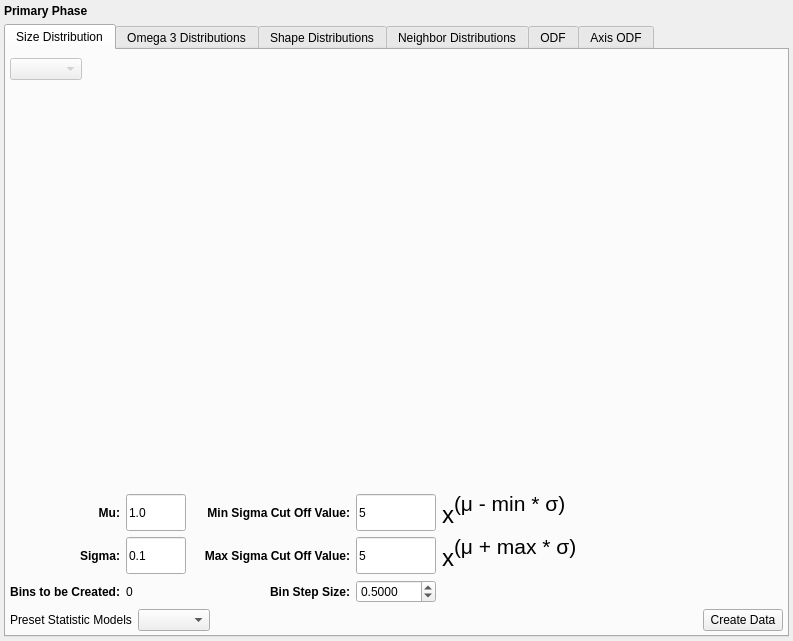
<?xml version="1.0" encoding="UTF-8"?>
<ui version="4.0">
 <class>PrimaryPhaseWidget</class>
 <widget class="SGWidget" name="PrimaryPhaseWidget">
  <property name="geometry">
   <rect>
    <x>0</x>
    <y>0</y>
    <width>793</width>
    <height>641</height>
   </rect>
  </property>
  <property name="windowTitle">
   <string>Form</string>
  </property>
  <layout class="QVBoxLayout" name="verticalLayout_2">
   <property name="leftMargin">
    <number>4</number>
   </property>
   <property name="topMargin">
    <number>4</number>
   </property>
   <property name="rightMargin">
    <number>4</number>
   </property>
   <property name="bottomMargin">
    <number>4</number>
   </property>
   <item>
    <widget class="QLabel" name="label_8">
     <property name="styleSheet">
      <string notr="true">QLabel
{
font-weight: bold;
font-size: 150%;
}</string>
     </property>
     <property name="text">
      <string>Primary Phase</string>
     </property>
    </widget>
   </item>
   <item>
    <widget class="QTabWidget" name="tabWidget">
     <property name="tabPosition">
      <enum>QTabWidget::North</enum>
     </property>
     <property name="tabShape">
      <enum>QTabWidget::Rounded</enum>
     </property>
     <property name="currentIndex">
      <number>0</number>
     </property>
     <widget class="QWidget" name="sizeDistributionTab">
      <attribute name="title">
       <string>Size Distribution</string>
      </attribute>
      <layout class="QVBoxLayout" name="verticalLayout_5">
       <property name="spacing">
        <number>6</number>
       </property>
       <property name="leftMargin">
        <number>4</number>
       </property>
       <property name="topMargin">
        <number>8</number>
       </property>
       <property name="rightMargin">
        <number>4</number>
       </property>
       <property name="bottomMargin">
        <number>4</number>
       </property>
       <item>
        <layout class="QHBoxLayout" name="horizontalLayout">
         <item>
          <widget class="QComboBox" name="distributionTypeCombo">
           <property name="enabled">
            <bool>false</bool>
           </property>
          </widget>
         </item>
         <item>
          <spacer name="horizontalSpacer_3">
           <property name="orientation">
            <enum>Qt::Horizontal</enum>
           </property>
           <property name="sizeHint" stdset="0">
            <size>
             <width>40</width>
             <height>20</height>
            </size>
           </property>
          </spacer>
         </item>
        </layout>
       </item>
       <item>
        <widget class="QwtPlot" name="m_SizeDistributionPlot">
         <property name="sizePolicy">
          <sizepolicy hsizetype="MinimumExpanding" vsizetype="MinimumExpanding">
           <horstretch>0</horstretch>
           <verstretch>0</verstretch>
          </sizepolicy>
         </property>
         <property name="frameShape">
          <enum>QFrame::NoFrame</enum>
         </property>
        </widget>
       </item>
       <item>
        <layout class="QGridLayout" name="widgetLayout">
         <item row="0" column="0">
          <widget class="QLabel" name="label">
           <property name="styleSheet">
            <string notr="true">QLabel
{
font-weight: bold;
font-size: 12px;
}</string>
           </property>
           <property name="text">
            <string>Mu:</string>
           </property>
           <property name="alignment">
            <set>Qt::AlignRight|Qt::AlignTrailing|Qt::AlignVCenter</set>
           </property>
          </widget>
         </item>
         <item row="0" column="1">
          <widget class="QLineEdit" name="m_Mu_SizeDistribution">
           <property name="sizePolicy">
            <sizepolicy hsizetype="Fixed" vsizetype="Preferred">
             <horstretch>0</horstretch>
             <verstretch>0</verstretch>
            </sizepolicy>
           </property>
           <property name="minimumSize">
            <size>
             <width>60</width>
             <height>0</height>
            </size>
           </property>
           <property name="maximumSize">
            <size>
             <width>60</width>
             <height>16777215</height>
            </size>
           </property>
           <property name="text">
            <string>1.0</string>
           </property>
          </widget>
         </item>
         <item row="0" column="6" rowspan="3">
          <spacer name="horizontalSpacer">
           <property name="orientation">
            <enum>Qt::Horizontal</enum>
           </property>
           <property name="sizeHint" stdset="0">
            <size>
             <width>40</width>
             <height>20</height>
            </size>
           </property>
          </spacer>
         </item>
         <item row="2" column="0">
          <widget class="QLabel" name="label_2">
           <property name="styleSheet">
            <string notr="true">QLabel
{
font-weight: bold;
font-size: 12px;
}</string>
           </property>
           <property name="text">
            <string>Bins to be Created:</string>
           </property>
           <property name="alignment">
            <set>Qt::AlignRight|Qt::AlignTrailing|Qt::AlignVCenter</set>
           </property>
          </widget>
         </item>
         <item row="2" column="1">
          <widget class="QLabel" name="m_NumberBinsGenerated">
           <property name="sizePolicy">
            <sizepolicy hsizetype="Fixed" vsizetype="Preferred">
             <horstretch>0</horstretch>
             <verstretch>0</verstretch>
            </sizepolicy>
           </property>
           <property name="minimumSize">
            <size>
             <width>60</width>
             <height>0</height>
            </size>
           </property>
           <property name="maximumSize">
            <size>
             <width>60</width>
             <height>16777215</height>
            </size>
           </property>
           <property name="text">
            <string>0</string>
           </property>
          </widget>
         </item>
         <item row="0" column="2" rowspan="3">
          <spacer name="horizontalSpacer_2">
           <property name="orientation">
            <enum>Qt::Horizontal</enum>
           </property>
           <property name="sizeType">
            <enum>QSizePolicy::Fixed</enum>
           </property>
           <property name="sizeHint" stdset="0">
            <size>
             <width>12</width>
             <height>20</height>
            </size>
           </property>
          </spacer>
         </item>
         <item row="2" column="3">
          <widget class="QLabel" name="label_5">
           <property name="styleSheet">
            <string notr="true">QLabel
{
font-weight: bold;
font-size: 12px;
}</string>
           </property>
           <property name="text">
            <string>Bin Step Size:</string>
           </property>
           <property name="alignment">
            <set>Qt::AlignRight|Qt::AlignTrailing|Qt::AlignVCenter</set>
           </property>
          </widget>
         </item>
         <item row="2" column="4">
          <widget class="QDoubleSpinBox" name="m_BinStepSize">
           <property name="sizePolicy">
            <sizepolicy hsizetype="Fixed" vsizetype="Preferred">
             <horstretch>0</horstretch>
             <verstretch>0</verstretch>
            </sizepolicy>
           </property>
           <property name="minimumSize">
            <size>
             <width>60</width>
             <height>0</height>
            </size>
           </property>
           <property name="maximumSize">
            <size>
             <width>80</width>
             <height>16777215</height>
            </size>
           </property>
           <property name="decimals">
            <number>4</number>
           </property>
           <property name="minimum">
            <double>0.001000000000000</double>
           </property>
           <property name="maximum">
            <double>9999999.990000000223517</double>
           </property>
           <property name="value">
            <double>0.500000000000000</double>
           </property>
          </widget>
         </item>
         <item row="1" column="0">
          <widget class="QLabel" name="label_3">
           <property name="styleSheet">
            <string notr="true">QLabel
{
font-weight: bold;
font-size: 12px;
}</string>
           </property>
           <property name="text">
            <string>Sigma:</string>
           </property>
           <property name="alignment">
            <set>Qt::AlignRight|Qt::AlignTrailing|Qt::AlignVCenter</set>
           </property>
          </widget>
         </item>
         <item row="1" column="1">
          <widget class="QLineEdit" name="m_Sigma_SizeDistribution">
           <property name="sizePolicy">
            <sizepolicy hsizetype="Fixed" vsizetype="Preferred">
             <horstretch>0</horstretch>
             <verstretch>0</verstretch>
            </sizepolicy>
           </property>
           <property name="minimumSize">
            <size>
             <width>60</width>
             <height>0</height>
            </size>
           </property>
           <property name="maximumSize">
            <size>
             <width>60</width>
             <height>16777215</height>
            </size>
           </property>
           <property name="text">
            <string>0.1</string>
           </property>
          </widget>
         </item>
         <item row="0" column="4">
          <widget class="QLineEdit" name="m_MinSigmaCutOff">
           <property name="sizePolicy">
            <sizepolicy hsizetype="Fixed" vsizetype="Preferred">
             <horstretch>0</horstretch>
             <verstretch>0</verstretch>
            </sizepolicy>
           </property>
           <property name="minimumSize">
            <size>
             <width>60</width>
             <height>0</height>
            </size>
           </property>
           <property name="maximumSize">
            <size>
             <width>80</width>
             <height>16777215</height>
            </size>
           </property>
           <property name="text">
            <string>5</string>
           </property>
          </widget>
         </item>
         <item row="0" column="3">
          <widget class="QLabel" name="label_7">
           <property name="styleSheet">
            <string notr="true">QLabel
{
font-weight: bold;
font-size: 12px;
}</string>
           </property>
           <property name="text">
            <string>Min Sigma Cut Off Value:</string>
           </property>
           <property name="alignment">
            <set>Qt::AlignRight|Qt::AlignTrailing|Qt::AlignVCenter</set>
           </property>
          </widget>
         </item>
         <item row="1" column="3">
          <widget class="QLabel" name="label_4">
           <property name="styleSheet">
            <string notr="true">QLabel
{
font-weight: bold;
font-size: 12px;
}</string>
           </property>
           <property name="text">
            <string>Max Sigma Cut Off Value:</string>
           </property>
           <property name="alignment">
            <set>Qt::AlignRight|Qt::AlignTrailing|Qt::AlignVCenter</set>
           </property>
          </widget>
         </item>
         <item row="1" column="4">
          <widget class="QLineEdit" name="m_MaxSigmaCutOff">
           <property name="sizePolicy">
            <sizepolicy hsizetype="Fixed" vsizetype="Preferred">
             <horstretch>0</horstretch>
             <verstretch>0</verstretch>
            </sizepolicy>
           </property>
           <property name="minimumSize">
            <size>
             <width>60</width>
             <height>0</height>
            </size>
           </property>
           <property name="maximumSize">
            <size>
             <width>80</width>
             <height>16777215</height>
            </size>
           </property>
           <property name="text">
            <string>5</string>
           </property>
          </widget>
         </item>
         <item row="1" column="5">
          <widget class="QLabel" name="label_9">
           <property name="maximumSize">
            <size>
             <width>16777215</width>
             <height>16777215</height>
            </size>
           </property>
           <property name="text">
            <string>&lt;html&gt;&lt;head/&gt;&lt;body&gt;&lt;p&gt;&lt;span style=&quot; font-size:18pt;&quot;&gt;x&lt;/span&gt;&lt;span style=&quot; font-size:24pt; vertical-align:super;&quot;&gt;(μ + max * σ)&lt;/span&gt;&lt;/p&gt;&lt;/body&gt;&lt;/html&gt;</string>
           </property>
           <property name="scaledContents">
            <bool>true</bool>
           </property>
          </widget>
         </item>
         <item row="0" column="5">
          <widget class="QLabel" name="label_10">
           <property name="maximumSize">
            <size>
             <width>1431324</width>
             <height>16777215</height>
            </size>
           </property>
           <property name="text">
            <string>&lt;html&gt;&lt;head/&gt;&lt;body&gt;&lt;p&gt;&lt;span style=&quot; font-size:18pt;&quot;&gt;x&lt;/span&gt;&lt;span style=&quot; font-size:24pt; vertical-align:super;&quot;&gt;(μ - min * σ)&lt;/span&gt;&lt;/p&gt;&lt;/body&gt;&lt;/html&gt;</string>
           </property>
           <property name="textFormat">
            <enum>Qt::RichText</enum>
           </property>
           <property name="scaledContents">
            <bool>true</bool>
           </property>
          </widget>
         </item>
        </layout>
       </item>
       <item>
        <layout class="QHBoxLayout" name="horizontalLayout_3">
         <item>
          <widget class="QLabel" name="label_6">
           <property name="text">
            <string>Preset Statistic Models</string>
           </property>
          </widget>
         </item>
         <item>
          <widget class="QComboBox" name="microstructurePresetCombo">
           <property name="enabled">
            <bool>true</bool>
           </property>
          </widget>
         </item>
         <item>
          <spacer name="horizontalSpacer_4">
           <property name="orientation">
            <enum>Qt::Horizontal</enum>
           </property>
           <property name="sizeHint" stdset="0">
            <size>
             <width>40</width>
             <height>20</height>
            </size>
           </property>
          </spacer>
         </item>
         <item>
          <widget class="QPushButton" name="m_GenerateDefaultData">
           <property name="text">
            <string>Create Data</string>
           </property>
          </widget>
         </item>
        </layout>
       </item>
      </layout>
     </widget>
     <widget class="QWidget" name="omega3DistributionTab">
      <attribute name="title">
       <string>Omega 3 Distributions</string>
      </attribute>
      <layout class="QVBoxLayout" name="verticalLayout_4">
       <property name="leftMargin">
        <number>4</number>
       </property>
       <property name="topMargin">
        <number>4</number>
       </property>
       <property name="rightMargin">
        <number>4</number>
       </property>
       <property name="bottomMargin">
        <number>4</number>
       </property>
       <item>
        <widget class="StatsGenPlotWidget" name="m_Omega3Plot" native="true"/>
       </item>
      </layout>
     </widget>
     <widget class="QWidget" name="shapeDistributionTab">
      <attribute name="title">
       <string>Shape Distributions</string>
      </attribute>
      <layout class="QVBoxLayout" name="verticalLayout_3">
       <property name="leftMargin">
        <number>4</number>
       </property>
       <property name="topMargin">
        <number>4</number>
       </property>
       <property name="rightMargin">
        <number>4</number>
       </property>
       <property name="bottomMargin">
        <number>4</number>
       </property>
       <item>
        <widget class="QScrollArea" name="scrollArea">
         <property name="widgetResizable">
          <bool>true</bool>
         </property>
         <widget class="QWidget" name="scrollAreaWidgetContents">
          <property name="geometry">
           <rect>
            <x>0</x>
            <y>0</y>
            <width>98</width>
            <height>38</height>
           </rect>
          </property>
          <layout class="QVBoxLayout" name="verticalLayout">
           <property name="leftMargin">
            <number>4</number>
           </property>
           <property name="topMargin">
            <number>4</number>
           </property>
           <property name="rightMargin">
            <number>4</number>
           </property>
           <property name="bottomMargin">
            <number>4</number>
           </property>
           <item>
            <widget class="StatsGenPlotWidget" name="m_BOverAPlot" native="true"/>
           </item>
           <item>
            <widget class="StatsGenPlotWidget" name="m_COverAPlot" native="true"/>
           </item>
          </layout>
         </widget>
        </widget>
       </item>
      </layout>
     </widget>
     <widget class="QWidget" name="neighborDistributionTab">
      <attribute name="title">
       <string>Neighbor Distributions</string>
      </attribute>
      <layout class="QHBoxLayout" name="horizontalLayout_2">
       <property name="leftMargin">
        <number>4</number>
       </property>
       <property name="topMargin">
        <number>4</number>
       </property>
       <property name="rightMargin">
        <number>4</number>
       </property>
       <property name="bottomMargin">
        <number>4</number>
       </property>
       <item>
        <widget class="StatsGenPlotWidget" name="m_NeighborPlot" native="true"/>
       </item>
      </layout>
     </widget>
     <widget class="StatsGenODFWidget" name="m_ODFWidget">
      <attribute name="title">
       <string>ODF</string>
      </attribute>
     </widget>
     <widget class="SGAxisODFWidget" name="m_AxisODFWidget">
      <attribute name="title">
       <string>Axis ODF</string>
      </attribute>
     </widget>
    </widget>
   </item>
  </layout>
 </widget>
 <customwidgets>
  <customwidget>
   <class>SGWidget</class>
   <extends>QWidget</extends>
   <header location="global">SGWidget.h</header>
   <container>1</container>
  </customwidget>
  <customwidget>
   <class>QwtPlot</class>
   <extends>QFrame</extends>
   <header>qwt_plot.h</header>
   <container>1</container>
  </customwidget>
  <customwidget>
   <class>StatsGenPlotWidget</class>
   <extends>QWidget</extends>
   <header location="global">StatsGenPlotWidget.h</header>
   <container>1</container>
  </customwidget>
  <customwidget>
   <class>StatsGenODFWidget</class>
   <extends>QWidget</extends>
   <header location="global">StatsGenODFWidget.h</header>
   <container>1</container>
  </customwidget>
  <customwidget>
   <class>SGAxisODFWidget</class>
   <extends>QWidget</extends>
   <header location="global">SGAxisODFWidget.h</header>
  </customwidget>
 </customwidgets>
 <tabstops>
  <tabstop>m_Mu_SizeDistribution</tabstop>
  <tabstop>m_Sigma_SizeDistribution</tabstop>
  <tabstop>m_MinSigmaCutOff</tabstop>
  <tabstop>m_MaxSigmaCutOff</tabstop>
  <tabstop>m_BinStepSize</tabstop>
  <tabstop>microstructurePresetCombo</tabstop>
  <tabstop>m_GenerateDefaultData</tabstop>
  <tabstop>tabWidget</tabstop>
  <tabstop>distributionTypeCombo</tabstop>
  <tabstop>scrollArea</tabstop>
 </tabstops>
 <resources/>
 <connections/>
</ui>
